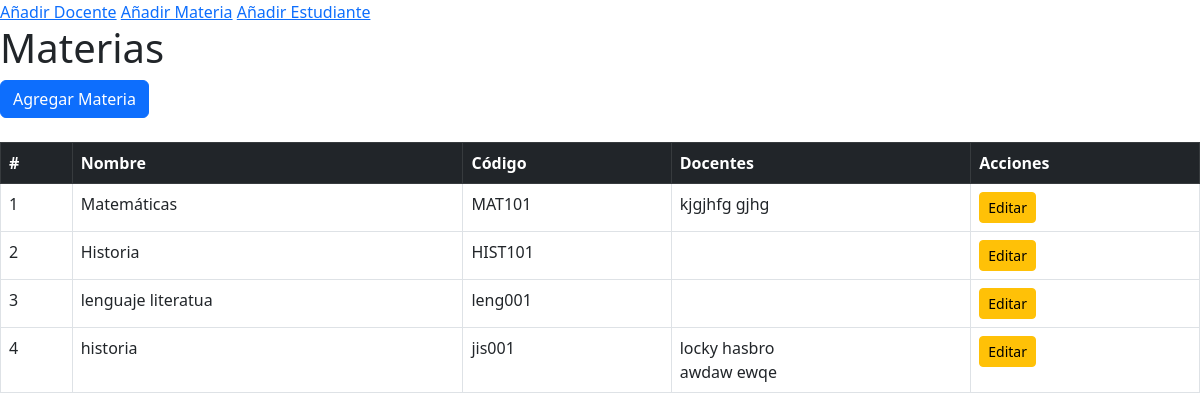
/agregar_materia/, run on an earlier commit of the app's database.
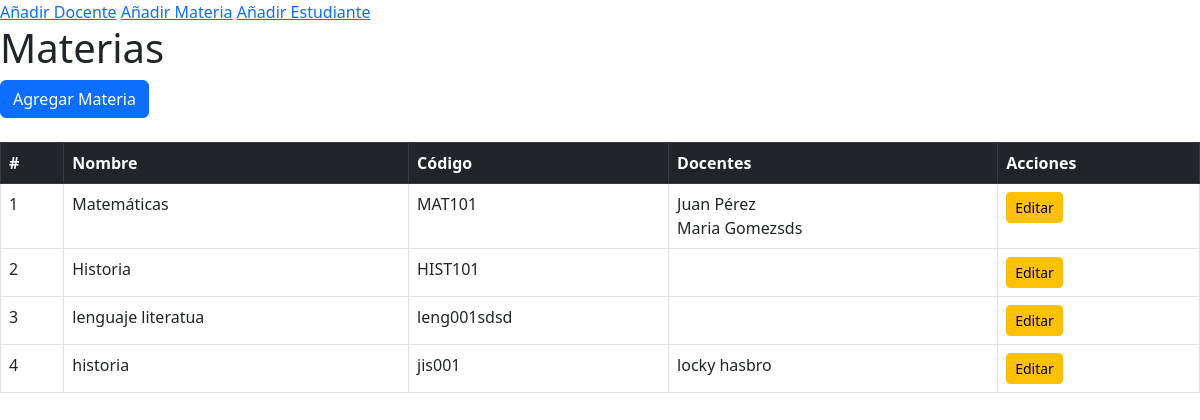
And on a later commit of the database.
### aplicaciones/escolastico/models.py (models this page shows, shortened)
class Materia(models.Model):
    nombre = models.CharField(max_length=100)
    codigo = models.CharField(max_length=10, unique=True)
    docentes = models.ManyToManyField('Docente', related_name="materias")

class Docente(models.Model):
    nombre = models.CharField(max_length=100)
    apellido = models.CharField(max_length=100)
    email = models.EmailField(unique=True)
    def __str__(self):
        return f"{self.nombre} {self.apellido}"

### aplicaciones/escolastico/views.py (the view, shortened to what this page needs)
# urls.py: path("agregar_materia/", views.agregar_materia),
def agregar_materia(request):
    materias = Materia.objects.all()
    docentes = Docente.objects.all()
    return render(request, "agregar_materia.html", {"materias": materias,"docentes":docentes})

### aplicaciones/escolastico/templates/agregar_materia.html (shortened to what this page needs)
{% extends "inicio.html" %}
{% block content %}
<h1>Materias</h1>
<button class="btn btn-primary" data-bs-toggle="modal" data-bs-target="#materiaModal">Agregar Materia</button>
<table class="table table-bordered mt-4">
    <thead class="table-dark">
        <tr>
            <th>#</th>
            <th>Nombre</th>
            <th>Código</th>
            <th>Docentes</th>
            <th>Acciones</th>
        </tr>
    </thead>
    <tbody id="materias-tbody">
        {% for materia in materias %}
        <tr>
            <td>{{ materia.id }}</td>
            <td>{{ materia.nombre }}</td>
            <td>{{ materia.codigo }}</td>
            <td>
                {% for docente in materia.docentes.all %}
                    {{ docente.nombre }} {{ docente.apellido }}<br>
                {% endfor %}
            </td>
            <td>
                <button class="btn btn-warning btn-sm"
                        data-bs-toggle="modal"
                        data-bs-target="#materiaModal"
                        data-id="{{ materia.id }}"
                        data-nombre="{{ materia.nombre }}"
                        data-codigo="{{ materia.codigo }}"
                        data-docentes="{{ materia.docentes.all|join:',' }}">
                    Editar
                </button>
            </td>
        </tr>
        {% endfor %}
    </tbody>
</table>
{% endblock %}

What changed in the data, as far as the page shows it:
removed Docente: nombre "kjgjhfg", apellido "gjhg", shown under Materia "Matemáticas"
removed Docente: nombre "awdaw", apellido "ewqe", shown under Materia "historia"
changed Materia "Matemáticas": gains Docente (nombre "Juan", apellido "Pérez"); gains Docente (nombre "Maria", apellido "Gomezsds")
changed Materia "lenguaje literatua": codigo "leng001" → "leng001sdsd"
